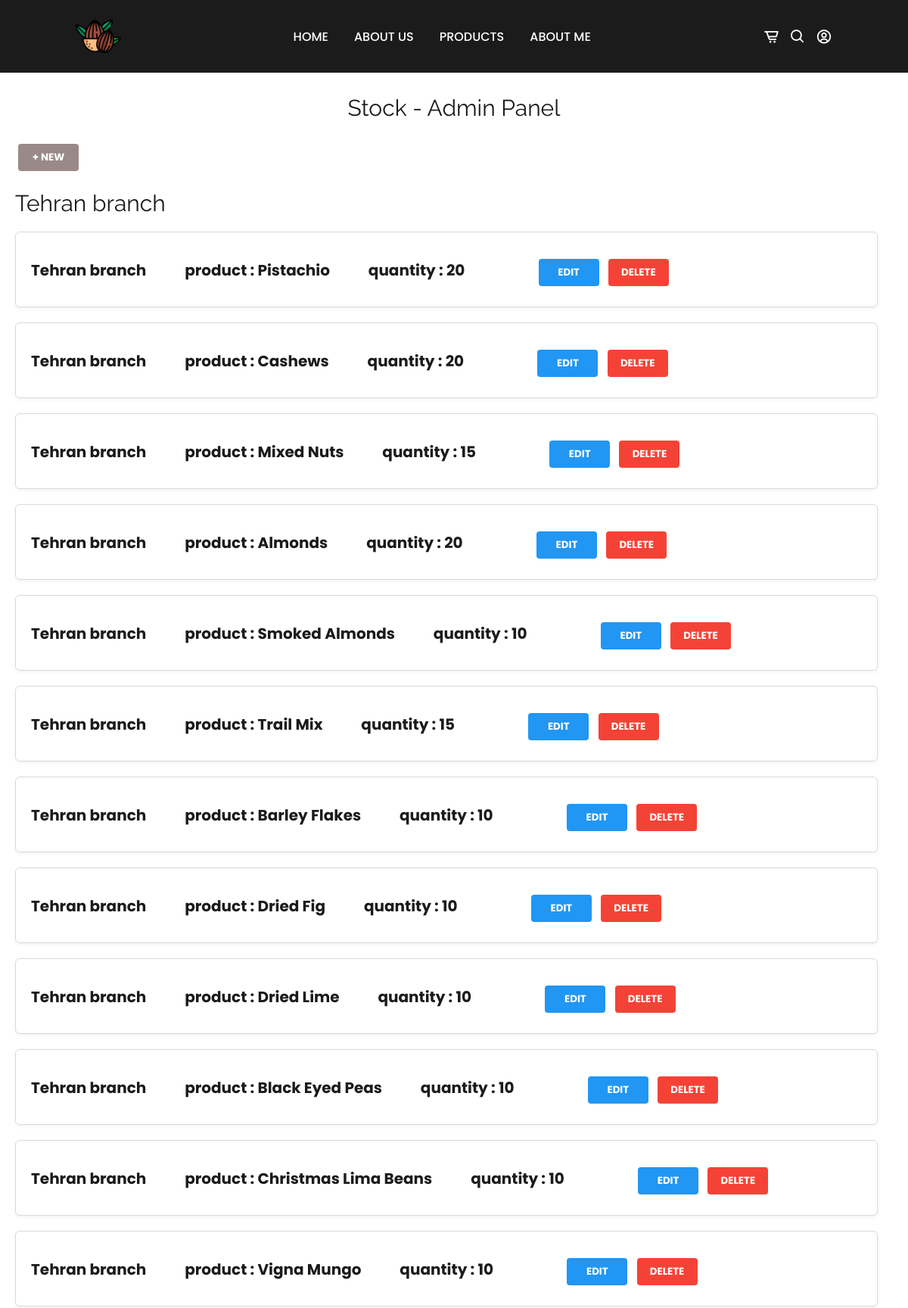
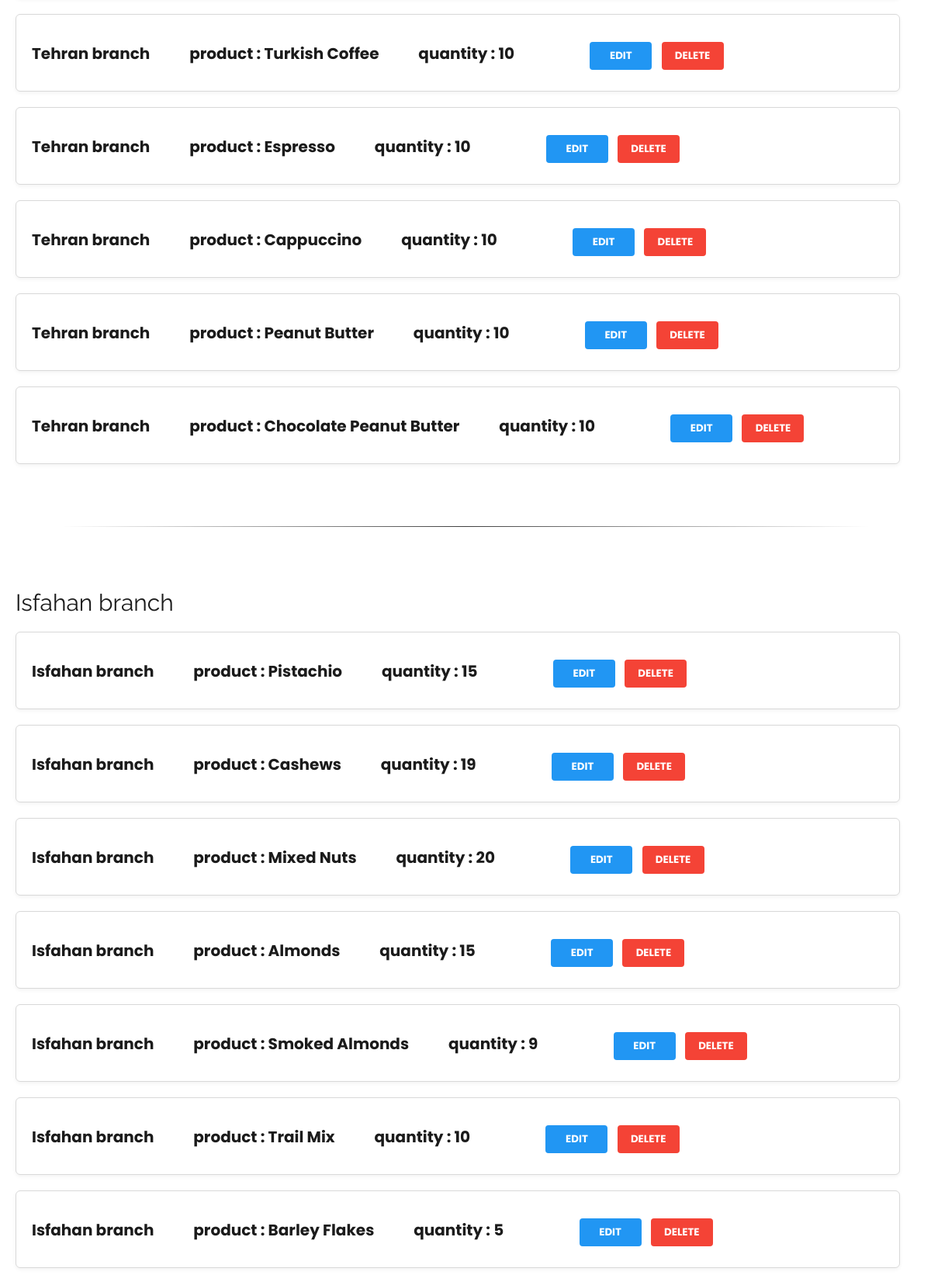
The app's page /panel/stock/ (upper part) with its own data (2 pictures, top to bottom).
### pages/models.py (models this page shows, shortened)
class InventoryProduct(models.Model):
    name = models.ForeignKey(Product, on_delete=models.CASCADE)
    inventory = models.ForeignKey(Inventory, on_delete=models.CASCADE)
    quantity = models.PositiveIntegerField(default=20)

class Inventory(models.Model):
    name = models.CharField(max_length=50 , blank=True)
    city = models.ForeignKey('City' , on_delete=models.CASCADE)
    address = models.CharField(max_length=50 , blank=True)
    phone = models.CharField(max_length=50 , blank=True)
    def __str__(self):
        return self.name

class Product(models.Model):
    name = models.CharField(max_length=50 , blank=False , null=False)
    price = models.DecimalField(max_digits=10,decimal_places=2)
    img = models.ImageField()
    quality = models.CharField(max_length= 50 , choices=[('high quality','high quality') ,
                                                         ('medium quality','medium quality') ,
                                                         ('low quality','low quality')])
    supplier = models.ManyToManyField('Supplier')
    category = models.ForeignKey('Category', on_delete=models.CASCADE)
    created_at   = models.DateTimeField(auto_now_add=True)
    expiration_at = models.DateField(default=datetime.now()+timedelta(days=730))
    def __str__(self):
        return self.name

### pages/views.py (the view)
# urls.py: path('panel/stock/',StockListView.as_view(),name='stock_view'),
class StockListView(ListView):
    model = InventoryProduct
    template_name = 'panel/stock/stock_view.html'

### templates/panel/stock/stock_view.html (shortened to what this page needs)
{% extends 'register_base.html' %}
{% load static %}
    {% block styles %}
    <link rel="stylesheet" type="text/css" href="{% static 'css/stylesListView3.css' %}">
    {% endblock %}
{% block content %}
<br><br>
<p style="text-align:center" class="title">Stock - Admin Panel</p>
<br>
<div align="left" style="margin-left:20px;"><a href="{% url 'stock_create' %}"><button class="button-new">+ New</button></a></div>
    <p class="branch">Tehran branch<p>
    {% for inventoryproduct in inventoryproduct_list %}
        {% if inventoryproduct.inventory.name == 'Tehran branch' %}
        <div class="list-item">
            <div class="list-title">{{ inventoryproduct.inventory }} &nbsp;&nbsp;&nbsp;&nbsp;&nbsp;&nbsp;&nbsp;&nbsp;&nbsp;&nbsp;
                product : {{ inventoryproduct.name }} &nbsp;&nbsp;&nbsp;&nbsp;&nbsp;&nbsp;&nbsp;&nbsp;&nbsp;&nbsp;
                quantity : {{ inventoryproduct.quantity }} &nbsp;&nbsp;&nbsp;&nbsp;&nbsp;&nbsp;&nbsp;&nbsp;&nbsp;&nbsp;&nbsp;&nbsp;&nbsp;&nbsp;&nbsp;&nbsp;&nbsp;&nbsp;&nbsp;&nbsp;
            <span class="list-buttons">
                <a href="{% url 'stock_update' inventoryproduct.pk %}"><button class="button-edit">Edit</button></a>
                <a href="{% url 'stock_delete' inventoryproduct.pk %}"><button class="button-delete">Delete</button></a>
            </span>
        </div>
        </div>
        {% endif %}
    {% endfor %}
    <hr>
    <p class="branch">Isfahan branch<p>
        {% for inventoryproduct in inventoryproduct_list %}
            {% if inventoryproduct.inventory.name == 'Isfahan branch' %}
            <div class="list-item">
                <div class="list-title">{{ inventoryproduct.inventory }} &nbsp;&nbsp;&nbsp;&nbsp;&nbsp;&nbsp;&nbsp;&nbsp;&nbsp;&nbsp;
                    product : {{ inventoryproduct.name }} &nbsp;&nbsp;&nbsp;&nbsp;&nbsp;&nbsp;&nbsp;&nbsp;&nbsp;&nbsp;
                    quantity : {{ inventoryproduct.quantity }} &nbsp;&nbsp;&nbsp;&nbsp;&nbsp;&nbsp;&nbsp;&nbsp;&nbsp;&nbsp;&nbsp;&nbsp;&nbsp;&nbsp;&nbsp;&nbsp;&nbsp;&nbsp;&nbsp;&nbsp;
                <span class="list-buttons">
                    <button class="button-edit">Edit</button>
                    <button class="button-delete">Delete</button>
                </span>
            </div>
            </div>
            {% endif %}
        {% endfor %}
{% endblock %}

### static/css/stylesHome.css (style rules this page uses)
* { font-family: 'Poppins', sans-serif; margin: 0; padding: 0; box-sizing: border-box; scroll-padding-top: 4rem; scroll-behavior: smooth; list-style: none; text-decoration: none; }
:root { --main-color:#bc9667; --second-color:#edeae3; --text-color:#1b1b1b; --bg-color:#ffffff; --box-shadow: 2px 2px 10px 4px rgb(14 55 54 / 15%); }
body { color: var(--text-color); }
hr { background-color: #fff; padding: 0; margin: 0px; border: 0; height: 0.5px; background-image: linear-gradient(to right, rgba(0, 0, 0, 0), rgba(0, 0, 0, 0.75), rgba(0, 0, 0, 0)); }

### static/css/stylesListView3.css (style rules this page uses)
.branch { font-family: 'Raleway', sans-serif; font-size: 30px; margin: 20px 20px; }
.title { font-family: 'Raleway', sans-serif; font-size: 30px; }
.list-item { width: 95%; height: 100px; margin: 20px 20px; padding: 20px; background-color: #fff; border: 1px solid #d9d9d9; box-shadow: 0 2px 5px rgba(0, 0, 0, 0.05); border-radius: 6px; transition: box-shadow 0.3s ease; }
.list-title { font-size: 20px; font-weight: bold; margin: 10px 0; }
.list-buttons { margin-top: 10px; align-items: right; justify-content: right; }
.button-edit, .button-delete ,.button-new { margin: 5px 4px; padding: 8px 16px; border-radius: 4px; background-color: #2196F3; color: #fff; font-weight: bold; text-transform: uppercase; border: none; cursor: pointer; transition: background-color 0.3s ease; width: 80px; text-align: center; }
.button-delete { background-color: #F44336; }
.button-new { background-color: #998a89; }
.list-item:before, .list-item:after { content: ''; display: table; }
.list-item:after { clear: both; }
hr { background-color: #fff; padding: 0; margin: 80px; border: 0; height: 1px; background-image: linear-gradient(to right, rgba(0, 0, 0, 0), rgba(0, 0, 0, 0.75), rgba(0, 0, 0, 0)); }

### records on screen
InventoryProduct: inventory "Tehran branch", name "Pistachio", quantity "20"
InventoryProduct: inventory "Tehran branch", name "Cashews", quantity "20"
InventoryProduct: inventory "Tehran branch", name "Mixed Nuts", quantity "15"
InventoryProduct: inventory "Tehran branch", name "Almonds", quantity "20"
InventoryProduct: inventory "Tehran branch", name "Smoked Almonds", quantity "10"
InventoryProduct: inventory "Tehran branch", name "Trail Mix", quantity "15"
InventoryProduct: inventory "Tehran branch", name "Barley Flakes", quantity "10"
InventoryProduct: inventory "Tehran branch", name "Dried Fig", quantity "10"
InventoryProduct: inventory "Tehran branch", name "Dried Lime", quantity "10"
InventoryProduct: inventory "Tehran branch", name "Black Eyed Peas", quantity "10"
InventoryProduct: inventory "Tehran branch", name "Christmas Lima Beans", quantity "10"
InventoryProduct: inventory "Tehran branch", name "Vigna Mungo", quantity "10"
InventoryProduct: inventory "Tehran branch", name "Turkish Coffee", quantity "10"
InventoryProduct: inventory "Tehran branch", name "Espresso", quantity "10"
InventoryProduct: inventory "Tehran branch", name "Cappuccino", quantity "10"
InventoryProduct: inventory "Tehran branch", name "Peanut Butter", quantity "10"
InventoryProduct: inventory "Tehran branch", name "Chocolate Peanut Butter", quantity "10"
InventoryProduct: inventory "Isfahan branch", name "Pistachio", quantity "15"
InventoryProduct: inventory "Isfahan branch", name "Cashews", quantity "19"
InventoryProduct: inventory "Isfahan branch", name "Mixed Nuts", quantity "20"
InventoryProduct: inventory "Isfahan branch", name "Almonds", quantity "15"
InventoryProduct: inventory "Isfahan branch", name "Smoked Almonds", quantity "9"
InventoryProduct: inventory "Isfahan branch", name "Trail Mix", quantity "10"
InventoryProduct: inventory "Isfahan branch", name "Barley Flakes", quantity "5"
